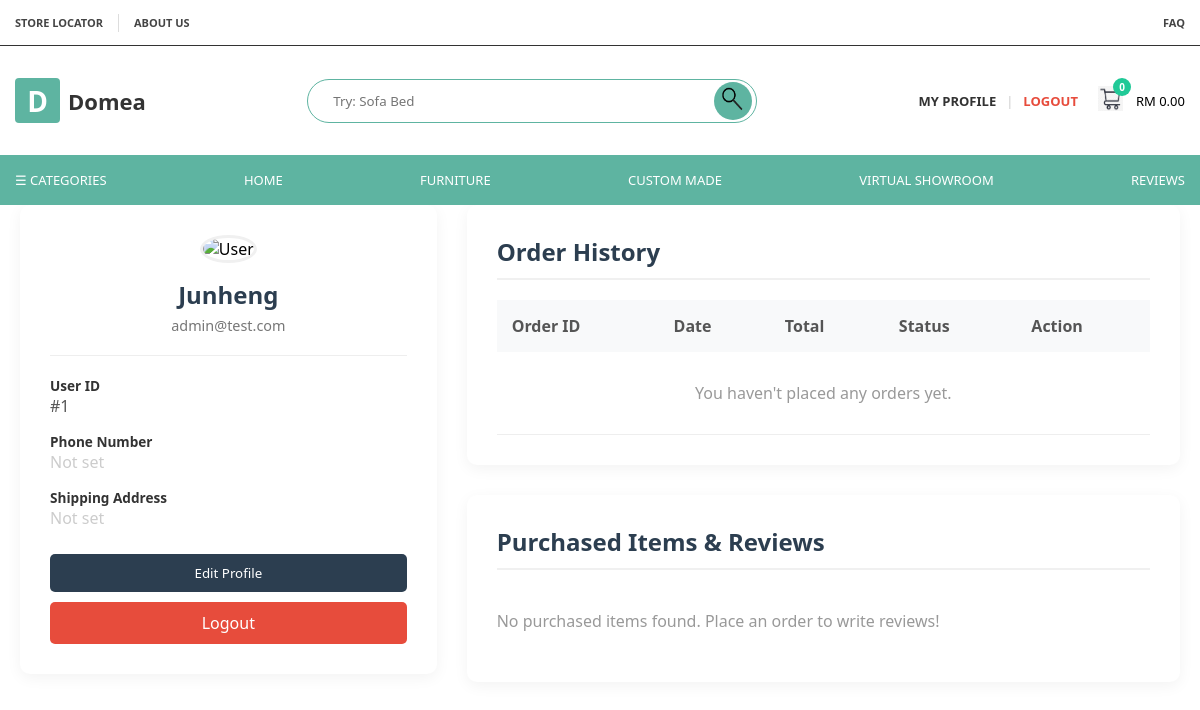
The app's page /USER-DASHBOARD.php (signed in) with its own data.
### tables this page shows
CREATE TABLE `users` (
  `user_id` int(11) NOT NULL,
  `username` varchar(50) NOT NULL,
  `email` varchar(100) NOT NULL,
  `password` varchar(255) NOT NULL,
  `phone` varchar(20) DEFAULT NULL,
  `address` text DEFAULT NULL,
  `profile_image` varchar(255) DEFAULT 'default_user.png',
  `role` enum('customer','admin') DEFAULT 'customer',
  `account_status` enum('Active','Banned') DEFAULT 'Active',
  `is_deleted` tinyint(1) DEFAULT 0,
  `created_at` timestamp NOT NULL DEFAULT current_timestamp(),
  `street_1` varchar(255) DEFAULT NULL,
  `street_2` varchar(255) DEFAULT NULL,
  `city` varchar(100) DEFAULT NULL,
  `state` varchar(100) DEFAULT NULL,
  `postcode` varchar(20) DEFAULT NULL
);

### USER-DASHBOARD.php (the view, shortened to what this page needs)
<?php
include 'db_conn.php';
$user_id = $_SESSION['user_id'];
$sql_user = "SELECT * FROM users WHERE user_id = '$user_id'";
$result_user = $conn->query($sql_user);
if ($result_user->num_rows > 0) {
    $user = $result_user->fetch_assoc();
} else {
    echo "User not found!";
    exit;
}
$sql_orders = "SELECT * FROM orders WHERE user_id = '$user_id' ORDER BY order_date DESC";
$result_orders = $conn->query($sql_orders);
$sql_items = "SELECT DISTINCT p.product_id, p.product_name, p.product_image, p.price, r.review_id
              FROM order_items oi
              JOIN orders o ON oi.order_id = o.id
              JOIN products p ON oi.product_id = p.product_id
              LEFT JOIN reviews r ON (r.product_id = p.product_id AND r.user_id = $user_id)
              WHERE o.user_id = $user_id
              ORDER BY o.order_date DESC";
$result_items = $conn->query($sql_items);
?>
<!DOCTYPE html>
<html lang="en">
<head>
    <link rel="stylesheet" href="style.css">
</head>
<body>
    <?php include 'navbar.php'; ?>
    <div class="page-content">
        <div class="dashboard-container">
            <aside class="profile-sidebar">
                <img src="img/default-user.png" alt="User" class="profile-img" onerror="this.src='https://cdn-icons-png.flaticon.com/512/149/149071.png'">
                <div class="user-name"><?php echo htmlspecialchars($user['username']); ?></div>
                <div class="user-email"><?php echo htmlspecialchars($user['email']); ?></div>
                <div class="info-list">
                    <div class="info-item">
                        <span class="info-label">User ID</span>
                        <span class="info-value">#<?php echo $user['user_id']; ?></span>
                    </div>
                    <div class="info-item">
                        <span class="info-label">Phone Number</span>
                        <span class="info-value"><?php echo !empty($user['phone']) ? htmlspecialchars($user['phone']) : '<span style="color:#ccc;">Not set</span>'; ?></span>
                    </div>
                    <div class="info-item">
                        <span class="info-label">Shipping Address</span>
                        <span class="info-value">
                            <?php
                            if (!empty($user['street_1'])) {
                                echo htmlspecialchars($user['street_1']);
                                if(!empty($user['street_2'])) echo ", " . htmlspecialchars($user['street_2']);
                                echo "<br>" . htmlspecialchars($user['postcode']) . " " . htmlspecialchars($user['city']);
                                echo "<br>" . htmlspecialchars($user['state']);
                            } else {
                                echo !empty($user['address']) ? nl2br(htmlspecialchars($user['address'])) : '<span style="color:#ccc;">Not set</span>';
                            }
                            ?>
                        </span>
                    </div>
                </div>
                <button onclick="openModal('editProfileModal')" class="btn-edit">Edit Profile</button>
                <a href="logout.php" class="btn-edit" style="background-color: #e74c3c; margin-top: 10px; display:block;">Logout</a>
            </aside>
            <div class="main-content">
                <div class="content-card">
                    <h2 class="section-title">Order History</h2>
                    <table class="order-table">
                        <thead>
                            <tr>
                                <th>Order ID</th>
                                <th>Date</th>
                                <th>Total</th>
                                <th>Status</th>
                                <th>Action</th>
                            </tr>
                        </thead>
                        <tbody>
                            <?php if ($result_orders->num_rows > 0): ?>
                                <?php while($order = $result_orders->fetch_assoc()): ?>
                                    <tr>
                                        <td>#<?php echo htmlspecialchars($order['order_id']); ?></td>
                                        <td><?php echo date('d M Y', strtotime($order['order_date'])); ?></td>
                                        <td style="font-weight:bold;">RM <?php echo number_format($order['grand_total'], 2); ?></td>
                                        <td>
                                            <?php
                                                $status = isset($order['status']) ? $order['status'] : 'Pending';
                                                $class = 'status-' . $status;
                                            ?>
                                            <span class="status-badge <?php echo $class; ?>"><?php echo $status; ?></span>
                                        </td>
                                        <td><a href="ORDER-DETAILS.php?id=<?php echo $order['id']; ?>" class="btn-view">View</a></td>
                                    </tr>
                                <?php endwhile; ?>
                            <?php else: ?>
                                <tr>
                                    <td colspan="5" style="text-align:center; padding:30px; color:#999;">
                                        You haven't placed any orders yet.
                                    </td>
                                </tr>
                            <?php endif; ?>
                        </tbody>
                    </table>
                </div>
                <div class="content-card">
                    <h2 class="section-title">Purchased Items & Reviews</h2>
                    <?php if ($result_items && $result_items->num_rows > 0): ?>
                        <?php while($item = $result_items->fetch_assoc()): ?>
                            <div class="item-row">
                                <div class="item-info">
                                    <img src="img/<?php echo $item['product_image']; ?>" class="item-img" alt="Product">
                                    <div>
                                        <div style="font-weight:bold; color:#333;"><?php echo htmlspecialchars($item['product_name']); ?></div>
                                        <div style="font-size:0.9rem; color:#999;">RM <?php echo number_format($item['price'], 2); ?></div>
                                    </div>
                                </div>
                                <div>
                                    <?php if ($item['review_id']): ?>
                                        <span class="btn-review btn-reviewed">✔ Reviewed</span>
                                    <?php else: ?>
                                        <button class="btn-review" onclick="openReviewModal(<?php echo $item['product_id']; ?>, '<?php echo addslashes($item['product_name']); ?>')">Write Review</button>
                                    <?php endif; ?>
                                </div>
                            </div>
                        <?php endwhile; ?>
                    <?php else: ?>
                        <p style="color:#999; padding:20px 0;">No purchased items found. Place an order to write reviews!</p>
                    <?php endif; ?>
                </div>
            </div>
        </div>
    </div>
</body>
</html>

### style.css (style rules this page uses)
* { margin: 0; padding: 0; box-sizing: border-box; font-family: 'Segoe UI', Tahoma, Geneva, Verdana, sans-serif; }
.page-content { margin-top: 205px; background: white; }

### USER-DASHBOARD.php (style rules this page uses)
.dashboard-container { max-width: 1200px; margin: 40px auto; padding: 0 20px; display: flex; gap: 30px; flex-wrap: wrap; }
.profile-sidebar { flex: 1; min-width: 300px; background: white; padding: 30px; border-radius: 10px; box-shadow: 0 4px 15px rgba(0,0,0,0.05); height: fit-content; text-align: center; }
.profile-img { width: 120px; height: 120px; border-radius: 50%; object-fit: cover; margin-bottom: 15px; border: 3px solid #f0f0f0; }
.user-name { font-size: 1.5rem; color: #2c3e50; margin-bottom: 5px; font-weight: bold; }
.user-email { color: #777; margin-bottom: 20px; font-size: 0.9rem; }
.info-list { text-align: left; margin-top: 20px; border-top: 1px solid #eee; padding-top: 20px; }
.info-item { margin-bottom: 15px; }
.info-label { font-weight: bold; color: #333; display: block; font-size: 0.85rem; }
.info-value { color: #555; word-wrap: break-word; }
.btn-edit { display: inline-block; width: 100%; padding: 10px 0; background-color: #2c3e50; color: white; text-decoration: none; border-radius: 5px; margin-top: 10px; transition: 0.3s; border: none; cursor: pointer; text-align: center; }
.main-content { flex: 2; display: flex; flex-direction: column; gap: 30px; }
.content-card { background: white; padding: 30px; border-radius: 10px; box-shadow: 0 4px 15px rgba(0,0,0,0.05); }
.section-title { font-size: 1.5rem; color: #2c3e50; margin-bottom: 20px; padding-bottom: 10px; border-bottom: 2px solid #f0f0f0; }
.order-table { width: 100%; border-collapse: collapse; margin-top: 10px; }
.order-table th { text-align: left; padding: 15px; background-color: #f8f9fa; color: #555; font-weight: 600; }
.order-table td { padding: 15px; border-bottom: 1px solid #eee; color: #666; }

### records on screen
users: username "Junheng", email "admin@test.com", user_id "1"

### other values on screen
$nav_cart_count "0"
$nav_cart_total "0.00"
